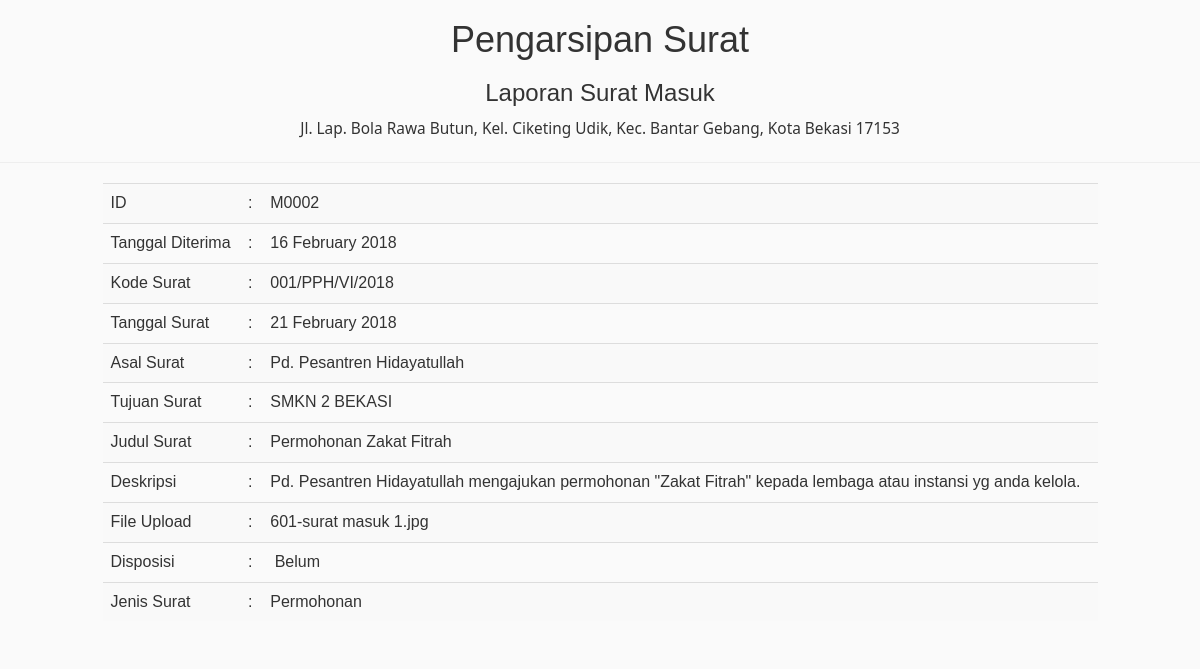
The app's page /laporan_masuk_detail.php?id=M0002, older data.
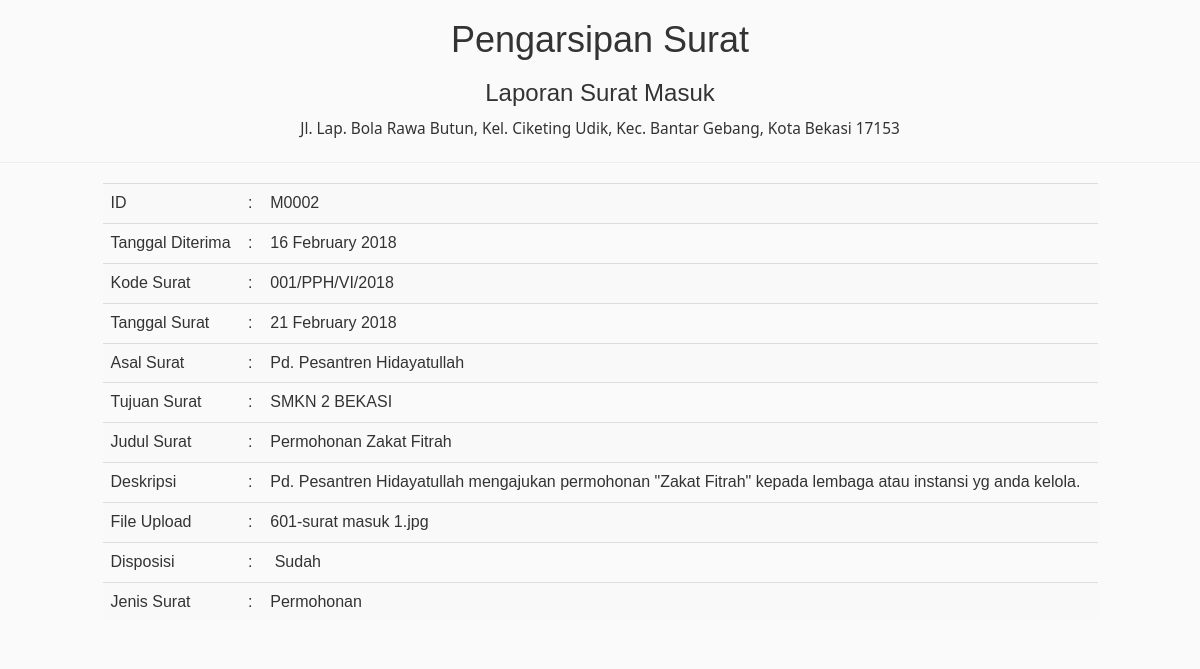
The same page, newer data.
### tables this page shows
CREATE TABLE `mail` (
  `id_mail` varchar(10) NOT NULL,
  `incoming_at` date NOT NULL,
  `mail_code` varchar(20) NOT NULL,
  `mail_date` date NOT NULL,
  `mail_from` varchar(32) NOT NULL,
  `mail_to` varchar(32) NOT NULL,
  `mail_subject` varchar(50) NOT NULL,
  `description` text NOT NULL,
  `file_upload` varchar(100) NOT NULL,
  `id_mail_type` varchar(10) NOT NULL,
  `disposisi` int(2) NOT NULL,
  `id_user` varchar(10) NOT NULL,
  PRIMARY KEY (`id_mail`),
  KEY `mail_typeid` (`id_mail_type`),
  KEY `mail_typeid_2` (`id_mail_type`),
  KEY `userid` (`id_user`),
  CONSTRAINT `mail_ibfk_1` FOREIGN KEY (`id_mail_type`) REFERENCES `mail_type` (`id_mail_type`) ON DELETE CASCADE ON UPDATE CASCADE,
  CONSTRAINT `mail_ibfk_2` FOREIGN KEY (`id_user`) REFERENCES `user` (`id_user`) ON DELETE CASCADE ON UPDATE CASCADE
);

CREATE TABLE `mail_type` (
  `id_mail_type` varchar(10) NOT NULL,
  `type` varchar(32) NOT NULL,
  PRIMARY KEY (`id_mail_type`)
);

### laporan_masuk_detail.php (the view, shortened to what this page needs)
        <link rel="stylesheet" href="css/bootstrap.min.css">
        <link rel="stylesheet" href="fonts/font-awesome-4.7.0/css/font-awesome.min.css">
        <link rel="stylesheet" href="css/style.css">
<?php
    include "inc/head.php";
    $id_mail = $_GET['id'];
    $query_mysql = mysql_query("select a.*, b.type FROM mail a inner join mail_type b using(id_mail_type) WHERE id_mail='$id_mail'")or die(mysql_error());
    while($data = mysql_fetch_array($query_mysql)){
    ?>
    <div class="row">
        <div class="col-md-12">
            <h1 align="center">Pengarsipan Surat</h1>
            <h3 align="center">Laporan Surat Masuk</h3>
            <p align="center">Jl. Lap. Bola Rawa Butun, Kel. Ciketing Udik, Kec. Bantar Gebang, Kota Bekasi 17153</p>
            <hr>
        </div>
    </div>
    <div class="row" >
        <div class="col-md-1">
        </div>
        <div class="col-md-10">
            <table class="table table-striped table-hover table-responsive">
               <tbody>
                <tr>
                  <td>ID</td>
                  <td>: &nbsp;&nbsp;&nbsp;<?php echo $data['id_mail']; ?></td>
                </tr>
                <tr>
                  <td>Tanggal Diterima</td>
                  <td>: &nbsp;&nbsp;&nbsp;<?php echo date("d F Y", strtotime($data['incoming_at'])); ?></td>
                </tr>
                <tr>
                  <td>Kode Surat</td>
                  <td>: &nbsp;&nbsp;&nbsp;<?php echo $data['mail_code']; ?></td>
                </tr>
                <tr>
                  <td>Tanggal Surat</td>
                  <td>: &nbsp;&nbsp;&nbsp;<?php echo date("d F Y", strtotime($data['mail_date'])); ?></td>
                </tr>
                <tr>
                  <td>Asal Surat</td>
                  <td>: &nbsp;&nbsp;&nbsp;<?php echo $data['mail_from']; ?></td>
                </tr>
                <tr>
                  <td>Tujuan Surat</td>
                  <td>: &nbsp;&nbsp;&nbsp;<?php echo $data['mail_to']; ?></td>
                </tr>
                <tr>
                  <td>Judul Surat</td>
                  <td>: &nbsp;&nbsp;&nbsp;<?php echo $data['mail_subject']; ?></td>
                </tr>
                <tr>
                  <td>Deskripsi</td>
                  <td>: &nbsp;&nbsp;&nbsp;<?php echo $data['description']; ?></td>
                </tr>
                <tr>
                  <td>File Upload</td>
                  <td>: &nbsp;&nbsp;&nbsp;<?php echo $data['file_upload']; ?></td>
                </tr>
                <tr>
                  <td>Disposisi</td>
                  <td>: &nbsp;&nbsp;&nbsp;
                    <?php
                      if($data['disposisi'] == 1){
                        echo 'Belum';
                      } else {
                        echo 'Sudah';
                      }
                    ?>
                  </td>
                </tr>
                <tr>
                  <td>Jenis Surat</td>
                  <td>: &nbsp;&nbsp;&nbsp;<?php echo $data['type']; ?></td>
                </tr>
              </tbody>
            </table>
        </div>
        <div class="col-md-1">
        </div>
    </div>
    <?php } ?>
</body>
</html>

Row changes from the older to the newer data that the page shows:
changed mail "Pd. Pesantren Hidayatullah": disposisi "Belum" → "Sudah"
